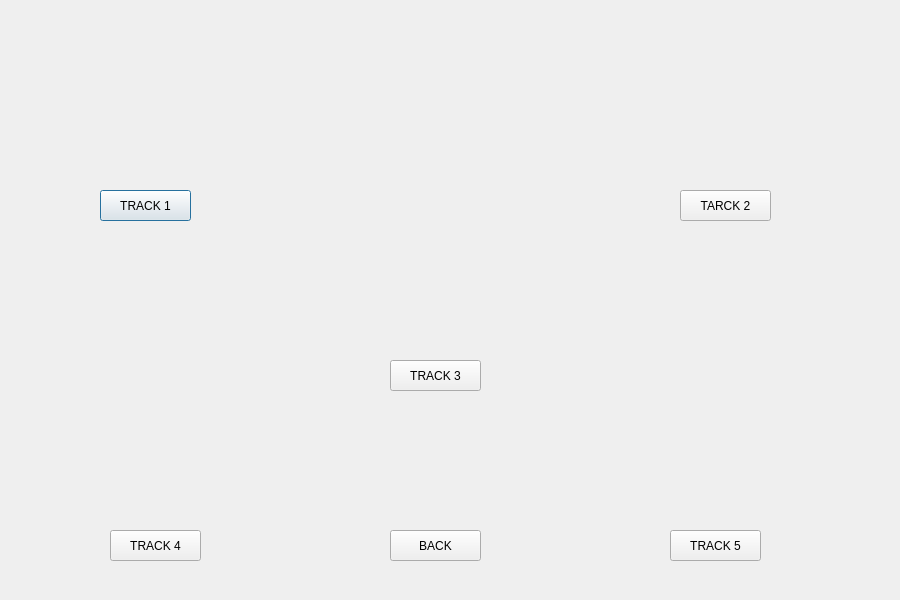
<?xml version="1.0" encoding="UTF-8"?>
<ui version="4.0">
 <class>Dialog2</class>
 <widget class="QDialog" name="Dialog2">
  <property name="geometry">
   <rect>
    <x>0</x>
    <y>0</y>
    <width>900</width>
    <height>600</height>
   </rect>
  </property>
  <property name="windowTitle">
   <string>Dialog</string>
  </property>
  <property name="styleSheet">
   <string notr="true"/>
  </property>
  <widget class="QPushButton" name="pushButton">
   <property name="geometry">
    <rect>
     <x>100</x>
     <y>190</y>
     <width>91</width>
     <height>31</height>
    </rect>
   </property>
   <property name="text">
    <string>TRACK 1</string>
   </property>
  </widget>
  <widget class="QPushButton" name="pushButton_2">
   <property name="geometry">
    <rect>
     <x>680</x>
     <y>190</y>
     <width>91</width>
     <height>31</height>
    </rect>
   </property>
   <property name="text">
    <string>TARCK 2</string>
   </property>
  </widget>
  <widget class="QPushButton" name="pushButton_3">
   <property name="geometry">
    <rect>
     <x>390</x>
     <y>360</y>
     <width>91</width>
     <height>31</height>
    </rect>
   </property>
   <property name="text">
    <string>TRACK 3</string>
   </property>
  </widget>
  <widget class="QPushButton" name="pushButton_4">
   <property name="geometry">
    <rect>
     <x>110</x>
     <y>530</y>
     <width>91</width>
     <height>31</height>
    </rect>
   </property>
   <property name="text">
    <string>TRACK 4</string>
   </property>
  </widget>
  <widget class="QPushButton" name="pushButton_5">
   <property name="geometry">
    <rect>
     <x>670</x>
     <y>530</y>
     <width>91</width>
     <height>31</height>
    </rect>
   </property>
   <property name="text">
    <string>TRACK 5</string>
   </property>
  </widget>
  <widget class="QPushButton" name="pushButton_6">
   <property name="geometry">
    <rect>
     <x>390</x>
     <y>530</y>
     <width>91</width>
     <height>31</height>
    </rect>
   </property>
   <property name="text">
    <string>BACK</string>
   </property>
  </widget>
  <widget class="QLabel" name="label">
   <property name="geometry">
    <rect>
     <x>30</x>
     <y>20</y>
     <width>271</width>
     <height>161</height>
    </rect>
   </property>
   <property name="text">
    <string/>
   </property>
   <property name="pixmap">
    <pixmap resource="home_image.qrc">:/pics/track0_image.jpg</pixmap>
   </property>
   <property name="scaledContents">
    <bool>true</bool>
   </property>
  </widget>
  <widget class="QLabel" name="label_2">
   <property name="geometry">
    <rect>
     <x>580</x>
     <y>20</y>
     <width>281</width>
     <height>161</height>
    </rect>
   </property>
   <property name="text">
    <string/>
   </property>
   <property name="pixmap">
    <pixmap resource="home_image.qrc">:/pics/track1_image.jpg</pixmap>
   </property>
   <property name="scaledContents">
    <bool>true</bool>
   </property>
  </widget>
  <widget class="QLabel" name="label_3">
   <property name="geometry">
    <rect>
     <x>300</x>
     <y>180</y>
     <width>281</width>
     <height>171</height>
    </rect>
   </property>
   <property name="text">
    <string/>
   </property>
   <property name="pixmap">
    <pixmap resource="home_image.qrc">:/pics/track2_image.jpg</pixmap>
   </property>
   <property name="scaledContents">
    <bool>true</bool>
   </property>
  </widget>
  <widget class="QLabel" name="label_4">
   <property name="geometry">
    <rect>
     <x>30</x>
     <y>350</y>
     <width>271</width>
     <height>171</height>
    </rect>
   </property>
   <property name="text">
    <string/>
   </property>
   <property name="pixmap">
    <pixmap resource="home_image.qrc">:/pics/track3_image.jpg</pixmap>
   </property>
   <property name="scaledContents">
    <bool>true</bool>
   </property>
  </widget>
  <widget class="QLabel" name="label_5">
   <property name="geometry">
    <rect>
     <x>580</x>
     <y>350</y>
     <width>281</width>
     <height>171</height>
    </rect>
   </property>
   <property name="text">
    <string/>
   </property>
   <property name="pixmap">
    <pixmap resource="home_image.qrc">:/pics/track4_image.jpg</pixmap>
   </property>
   <property name="scaledContents">
    <bool>true</bool>
   </property>
  </widget>
  <widget class="QLabel" name="label_6">
   <property name="geometry">
    <rect>
     <x>0</x>
     <y>0</y>
     <width>911</width>
     <height>601</height>
    </rect>
   </property>
   <property name="text">
    <string/>
   </property>
   <property name="pixmap">
    <pixmap resource="home_image.qrc">:/pics/sky.jpg</pixmap>
   </property>
   <property name="scaledContents">
    <bool>true</bool>
   </property>
  </widget>
  <zorder>label_6</zorder>
  <zorder>pushButton</zorder>
  <zorder>pushButton_2</zorder>
  <zorder>pushButton_3</zorder>
  <zorder>pushButton_4</zorder>
  <zorder>pushButton_5</zorder>
  <zorder>pushButton_6</zorder>
  <zorder>label_2</zorder>
  <zorder>label_3</zorder>
  <zorder>label_4</zorder>
  <zorder>label_5</zorder>
  <zorder>label</zorder>
 </widget>
 <resources>
  <include location="home_image.qrc"/>
 </resources>
 <connections/>
</ui>
